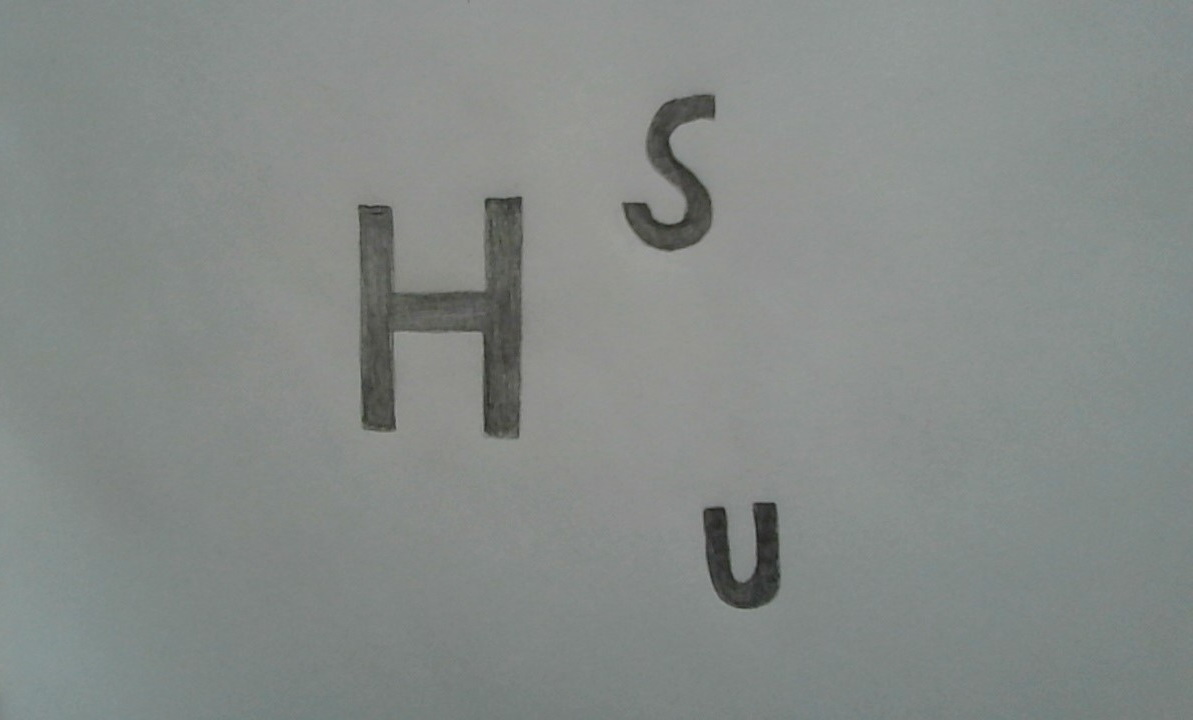
#> input picture assets/media/figures/developmental_phase_images/H_S_U.png, 1193 x 720 px, found by its file name
$ python 2.0_PRO_ANALYSE_preprocess_extract_object.py
#> lines starting #> are read from the running program, lines starting #| are printed output that depends on the picture; after the words box and inside, x2 and y2 are one past the last pixel; in counts of white or black regions, pixels touching at a corner belong together
import cv2
import numpy as np


# The function needed for the Tracking bars which, the function does nothing
def nothing(x):
    pass


# The function which add text and background rectangle on the image
def addTextWithBackgroundRectangleToImage(img, wantedText, startCoordinateX=0, startCoordinateY=0, textThickness=2, textScale=1, text_width_rectangle_offest=1.05, text_height_rectangle_offest=1.9, textStartOffest=5):

    (test_width, text_height), baseline = cv2.getTextSize(wantedText, cv2.FONT_HERSHEY_SIMPLEX, textScale, textThickness)  # Getting the text size in pixels because we want draw the background rectangle around the text, OUTPUT SHAPE: cv.getTextSize(text, fontFace, fontScale, textThickness) -> output=((189, 22), 10)
    # print('BB text size: ', test_width, text_height)
    cv2.rectangle(img, (startCoordinateX, startCoordinateY), (startCoordinateX + int(text_width_rectangle_offest * test_width),startCoordinateY + int(text_height_rectangle_offest * text_height)), (255, 255, 255), cv2.FILLED)  # Draw the filled color rectangle, NOTE: the drawing starts from the upper left corner and ends in the lower right corner
    cv2.putText(img, wantedText, (startCoordinateX + textStartOffest, startCoordinateY + text_height + textStartOffest),cv2.FONT_HERSHEY_SIMPLEX, textScale, (0, 0, 0), textThickness)                                            # Add the text to the OpenCV window

# The function which add images one next or bellow another on the same OpenCV window
def stackImages(scale, imgArray):
    rows = len(imgArray)
    cols = len(imgArray[0])
    rowsAvailable = isinstance(imgArray[0], list)
    width = imgArray[0][0].shape[1]
    height = imgArray[0][0].shape[0]
    if rowsAvailable:
        for x in range(0, rows):
            for y in range(0, cols):
                if imgArray[x][y].shape[:2] == imgArray[0][0].shape[:2]:
                    imgArray[x][y] = cv2.resize(imgArray[x][y], (0, 0), None, scale, scale)
                else:
                    imgArray[x][y] = cv2.resize(imgArray[x][y], (imgArray[0][0].shape[1], imgArray[0][0].shape[0]),
                                                None, scale, scale)
                if len(imgArray[x][y].shape) == 2: imgArray[x][y] = cv2.cvtColor(imgArray[x][y], cv2.COLOR_GRAY2BGR)
        imageBlank = np.zeros((height, width, 3), np.uint8)
        hor = [imageBlank] * rows
        hor_con = [imageBlank] * rows
        for x in range(0, rows):
            hor[x] = np.hstack(imgArray[x])
        ver = np.vstack(hor)
    else:
        for x in range(0, rows):
            if imgArray[x].shape[:2] == imgArray[0].shape[:2]:
                imgArray[x] = cv2.resize(imgArray[x], (0, 0), None, scale, scale)
            else:
                imgArray[x] = cv2.resize(imgArray[x], (imgArray[0].shape[1], imgArray[0].shape[0]), None, scale, scale)
            if len(imgArray[x].shape) == 2: imgArray[x] = cv2.cvtColor(imgArray[x], cv2.COLOR_GRAY2BGR)
        hor = np.hstack(imgArray)
        ver = hor
    return ver


def getContours(img, onImgDrawContours, fromImgExtractObject, iterationCounter):

    contours, hierarchy = cv2.findContours(img, cv2.RETR_EXTERNAL,cv2.CHAIN_APPROX_NONE)         # Finding all contours on the image
    for cnt in contours:                                                                         # Individually access to every contour
        area = cv2.contourArea(cnt)                                                              # Calculate area of every image
        print("Contours area: ", area)                                                           # Print the size in pixels of contour

        if area > 17:
            cv2.drawContours(onImgDrawContours, cnt, -1, (255, 0, 0),3)                          # Draw contours "cnt" on the image "onImgDrawContours"
            arcLengthValue = cv2.arcLength(cnt, True)                                            # Calculate the acr length of the contour
            # print("arcLengthValue: ",arcLengthValue)                                           # Print the acr length of the contours
            detectedNumberOfEdgesOnContur = cv2.approxPolyDP(cnt, 0.02 * arcLengthValue, True)   # Looking for number of edges on the contour
            print("Number of edges for selected contour: ", len(detectedNumberOfEdgesOnContur))  # Print the number of edges on the contour
            objCor = len(detectedNumberOfEdgesOnContur)                                          # Store the number of edges on the contour in a variable
            x, y, w, h = cv2.boundingRect(detectedNumberOfEdgesOnContur)                         # Returns coordinates, width and height for drawing bounding box around contour, NOTE: the drawing starts from the upper left corner and ends in the lower right corner☺☺

            if objCor == 3:
                objectType = "Tri"  # Classificator related with the number od contour's edges
            elif objCor == 4:  # Classificator related with the number od contour's edges
                aspRatio = w / float(h)  # Square and rectangle classificator
                if aspRatio > 0.98 and aspRatio < 1.03:
                    objectType = "Square"
                else:
                    objectType = "Rectangle"
            elif objCor > 4:
                objectType = "Circles"
            else:
                objectType = "None"

            text_width_rectangle_offest = 1.1
            text_height_rectangle_offest = 1.7
            textScale = 0.5
            textThickness = 1
            putTextOffest = textThickness + 3
            boundingBoxRectangleThickness = 2

            wantedText = "Selection"
            startCoordinateX = x
            startCoordinateY = y

            cv2.rectangle(onImgDrawContours, (startCoordinateX, startCoordinateY),
                          (startCoordinateX + w, startCoordinateY + h), (0, 255, 0),
                          boundingBoxRectangleThickness)  # Draw the rectangle around the contour
            (test_width, text_height), baseline = cv2.getTextSize(wantedText, cv2.FONT_HERSHEY_SIMPLEX, textScale,
                                                                  textThickness)  # cv.getTextSize(	text, fontFace, fontScale, textThickness) -> output=((189, 22), 10)
            # print('BB text size: ', test_width, text_height)
            cv2.rectangle(onImgDrawContours, (startCoordinateX - boundingBoxRectangleThickness, startCoordinateY), (
            startCoordinateX + int(text_width_rectangle_offest * test_width),
            startCoordinateY + int(text_height_rectangle_offest * text_height)), (0, 255,), cv2.FILLED)
            cv2.putText(onImgDrawContours, wantedText,
                        (startCoordinateX + putTextOffest, startCoordinateY + text_height + putTextOffest),
                        cv2.FONT_HERSHEY_SIMPLEX, textScale, (0, 0, 0), textThickness)

            if w > h:
                extend_inital_object_selection_percent = int(0.1 * w)
            else:
                extend_inital_object_selection_percent = int(0.1 * h)

            text_width_rectangle_offest = 1.1
            text_height_rectangle_offest = 1.7
            textScale = 0.5
            textThickness = 1
            putTextOffest = textThickness + 3
            boundingBoxRectangleThickness = 2

            wantedText = "Extended selection"
            startCoordinateX = x - int(extend_inital_object_selection_percent / 2)
            startCoordinateY = y + h + int(extend_inital_object_selection_percent / 2)

            cv2.rectangle(onImgDrawContours, (
            x - int(extend_inital_object_selection_percent / 2), y - int(extend_inital_object_selection_percent / 2)), (
                          x + w + int(extend_inital_object_selection_percent / 2),
                          y + h + int(extend_inital_object_selection_percent / 2)), (0, 255, 0),
                          boundingBoxRectangleThickness)  # Draw the rectangle around the contour
            (test_width, text_height), baseline = cv2.getTextSize(wantedText, cv2.FONT_HERSHEY_SIMPLEX, textScale,
                                                                  textThickness)  # cv.getTextSize(	text, fontFace, fontScale, textThickness) -> output=((189, 22), 10)
            # print('BB text size: ', test_width, text_height)
            cv2.rectangle(onImgDrawContours, (startCoordinateX - boundingBoxRectangleThickness, startCoordinateY), (
            startCoordinateX + int(text_width_rectangle_offest * test_width),
            startCoordinateY + int(text_height_rectangle_offest * text_height)), (0, 255,), cv2.FILLED)
            cv2.putText(onImgDrawContours, wantedText,
                        (startCoordinateX + putTextOffest, startCoordinateY + text_height + putTextOffest),
                        cv2.FONT_HERSHEY_SIMPLEX, textScale, (0, 0, 0), textThickness)

            boundingBoxStart_EndCoordinates = [x - int(extend_inital_object_selection_percent / 2),
                                               y - int(extend_inital_object_selection_percent / 2),
                                               x + w + int(extend_inital_object_selection_percent / 2),
                                               y + h + int(extend_inital_object_selection_percent / 2)]

            imgObjectSelected = fromImgExtractObject[
                                boundingBoxStart_EndCoordinates[1]:boundingBoxStart_EndCoordinates[3],
                                boundingBoxStart_EndCoordinates[0]:boundingBoxStart_EndCoordinates[
                                    2]]  # First height range, then width range
            print("imgObjectSelected:", imgObjectSelected)
            print("Number of iteration:", iterationCounter)

            cv2.imshow("Image of object", imgObjectSelected)


        else:
            print("Contour is smaller then defined area")


cv2.namedWindow('Ultimate Computer Vision Script')  # Create OpenCV window
cv2.createTrackbar('LCanny', 'Ultimate Computer Vision Script', 0, 255, nothing)  # Create trackbar
cv2.createTrackbar('HCanny', 'Ultimate Computer Vision Script', 0, 255, nothing)  # Create trackbar
cv2.setTrackbarPos('LCanny', 'Ultimate Computer Vision Script', 30)  # Set default trackbars values
cv2.setTrackbarPos('HCanny', 'Ultimate Computer Vision Script', 90)  # Set default trackbars values
iterationCounter = 0  # Count the number of calling getContours() function

while True:  # Loop our program

    # NOTE: ".." in the path means go to the parent's directory
    path = '../../developmental_phase_images/H_S_U.png'  # Wanted image
    img = cv2.imread(path)  # Read the wanted image
#> img is the input picture: shape (720, 1193, 3); mean B, G, R 135.9, 138.3, 133.2
    # print("Input image shape:", img.shape)
    imgContour = img.copy()  # Copy the wanted image, on this one we will draw the bounding-boxes

    LCanny = cv2.getTrackbarPos('LCanny', 'Ultimate Computer Vision Script')  # Read value from trackbar
    HCanny = cv2.getTrackbarPos('HCanny', 'Ultimate Computer Vision Script')  # Read value from trackbar

    imgGray = cv2.cvtColor(img,cv2.COLOR_BGR2GRAY)  # Convert input image in to Grayscale = 3 image channels is replaced with 1 chanel
    # NOTE: Contrast layer is not needed because we have amazing Threshold layer
    imgBlur = cv2.GaussianBlur(imgGray, (7, 7), 1)  # Remove noise from Grayscale image
    imgThreshold = cv2.threshold(imgBlur, 0, 255, cv2.THRESH_BINARY + cv2.THRESH_OTSU)[1]  # Count and return optimal Threshold value for the input image
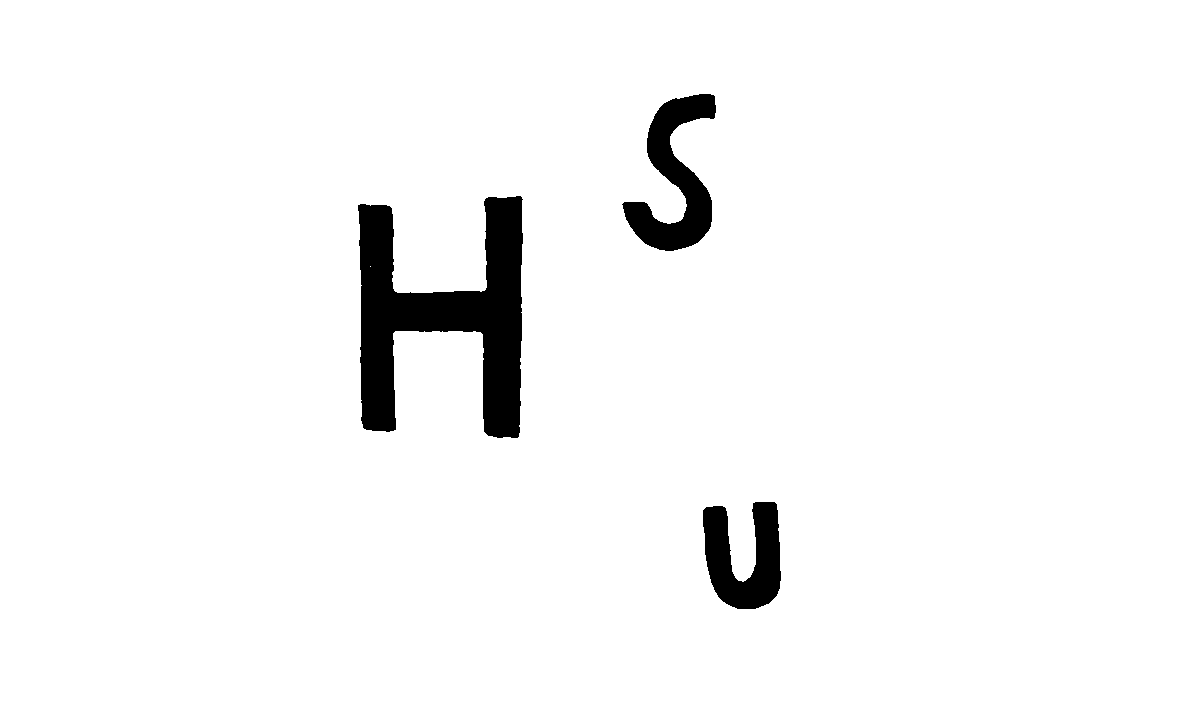
#> imgThreshold: shape (720, 1193); 96.3% white; 3 black regions, box (x1, y1, x2, y2) and area: (358, 196, 523, 438) 19852, (622, 94, 716, 251) 6389, (703, 502, 781, 609) 5307
    imgCanny = cv2.Canny(imgThreshold, LCanny, HCanny)  # Extract edges from image
#> imgCanny: shape (720, 1193); 0.26% white in thin lines or dots, all inside (x1, y1, x2, y2) = (357, 93, 781, 609)
    getContours(imgCanny, imgContour, imgThreshold, iterationCounter)  # Call the function for the contours processing
#> in getContours, `contours, hierarchy = cv2.findContours(img, cv2.RETR_EXTERNAL,cv2.CHAI..`: contours = 3 contours; box (x1, y1, x2, y2) and area: (357, 195, 523, 438) 19864, (622, 93, 716, 251) 6428, (702, 501, 781, 609) 5317
#> the loop in getContours, `for cnt in contours:` made 3 passes
#> (area, arcLengthValue, objCor, x, y, w, h) on passes 1 to 3: (5317, 480.1, 9, 702, 501, 78, 108), (19863.5, 1194.6, 12, 357, 196, 165, 242), (6428, 592.8, 11, 622, 94, 93, 153)
#> (printed output is left out)
#> pass 1, in getContours, `imgObjectSelected = fromImgExtractObject[ boundingBoxStart_EndCoordina..`:
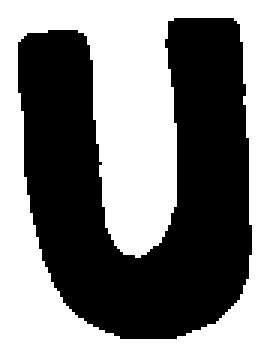
#> imgObjectSelected: shape (118, 88) (shown 3 times larger); 48.9% white; 1 white region, box (x1, y1, x2, y2) and area: (0, 0, 88, 118) 5077
#> pass 2, in getContours, `imgObjectSelected = fromImgExtractObject[ boundingBoxStart_EndCoordina..`:
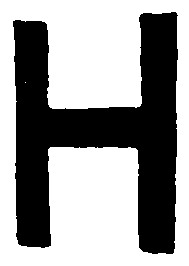
#> imgObjectSelected: shape (266, 189); 60.5% white; 1 black region, box (x1, y1, x2, y2) and area: (13, 12, 178, 254) 19852
    iterationCounter = iterationCounter + 1  # Increase the number of calling getContours() function
    kernel = np.ones((5, 5))  # Define matrix size of Kernel
    imgDila = cv2.dilate(imgCanny, kernel, iterations=2)  # Expand size of found contours from the Canny image
#> imgDila: shape (720, 1193); 2.6% white; 3 white regions, box (x1, y1, x2, y2) and area: (353, 191, 527, 442) 11238, (618, 89, 720, 255) 6260, (698, 497, 785, 613) 4705
    imgErode = cv2.erode(imgDila, kernel, iterations=1)  # Reduce size of found contours from the Dilated image
#> imgErode: shape (720, 1193); 1.4% white; 3 white regions, box (x1, y1, x2, y2) and area: (355, 193, 525, 440) 6274, (620, 91, 718, 253) 3444, (700, 499, 783, 611) 2601
    imgBlank = np.zeros_like(img)  # Create black image, USAGE-> fill the stack image free place

    addTextWithBackgroundRectangleToImage(img, "Input image")  # Add text and background rectangle on the image
#> in addTextWithBackgroundRectangleToImage, `(test_width, text_height), baseline = cv2.getTextSize(wantedText, cv2...`: test_width = 189; text_height = 22; baseline = 10
    addTextWithBackgroundRectangleToImage(imgGray, "Grayscale image")
    addTextWithBackgroundRectangleToImage(imgBlur, "Blur image")
    addTextWithBackgroundRectangleToImage(imgThreshold, "Treshold image")
    addTextWithBackgroundRectangleToImage(imgCanny, "Canny image")
    addTextWithBackgroundRectangleToImage(imgDila, "Dilatated image")
#> in addTextWithBackgroundRectangleToImage (call 6), `(test_width, text_height), baseline = cv2.getTextSize(wantedText, cv2...`: test_width = 248
#> in addTextWithBackgroundRectangleToImage (call 6), `cv2.putText(img, wantedText, (startCoordinateX + textStartOffest, star..`:
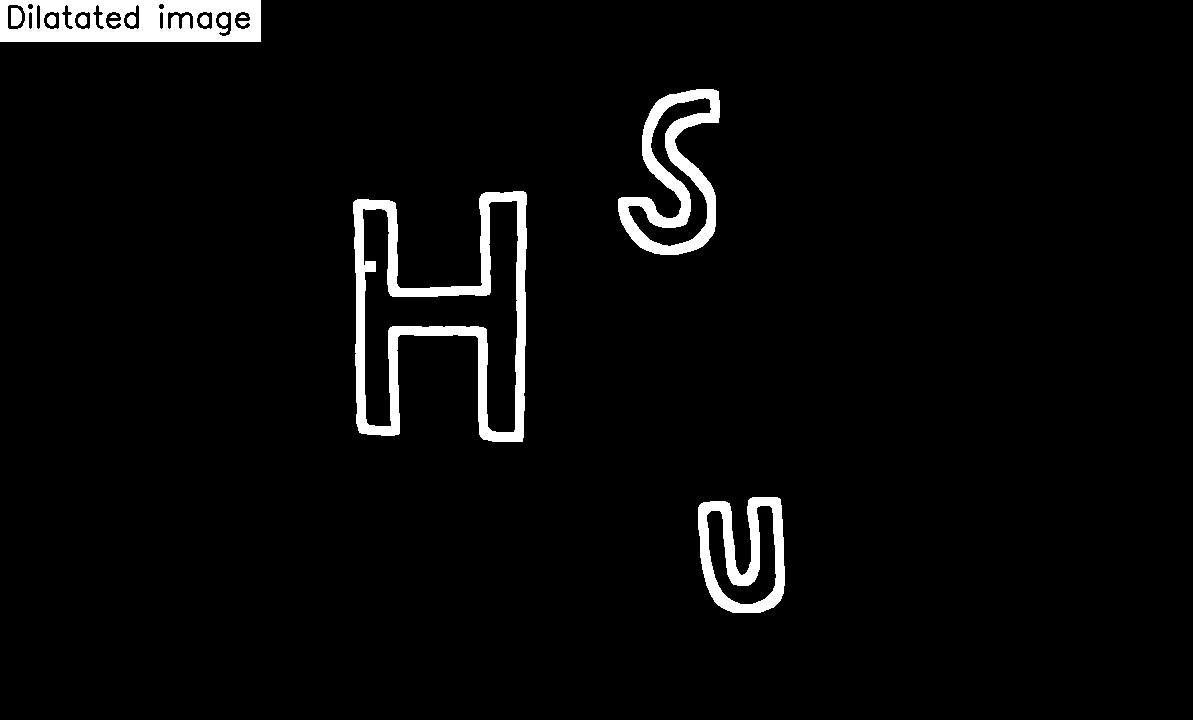
#> img: shape (720, 1193); 3.7% white; 12 white regions (2 under 20 px), largest, box (x1, y1, x2, y2) and area: (353, 191, 527, 442) 11238, (0, 0, 261, 42) 8537, (618, 89, 720, 255) 6260
    addTextWithBackgroundRectangleToImage(imgErode, "Erode image")
    addTextWithBackgroundRectangleToImage(imgContour, "Contours")
    addTextWithBackgroundRectangleToImage(imgBlank, "Noting")
#> in addTextWithBackgroundRectangleToImage (call 9), `(test_width, text_height), baseline = cv2.getTextSize(wantedText, cv2...`: test_width = 101
#> in addTextWithBackgroundRectangleToImage (call 9), `cv2.putText(img, wantedText, (startCoordinateX + textStartOffest, star..`:
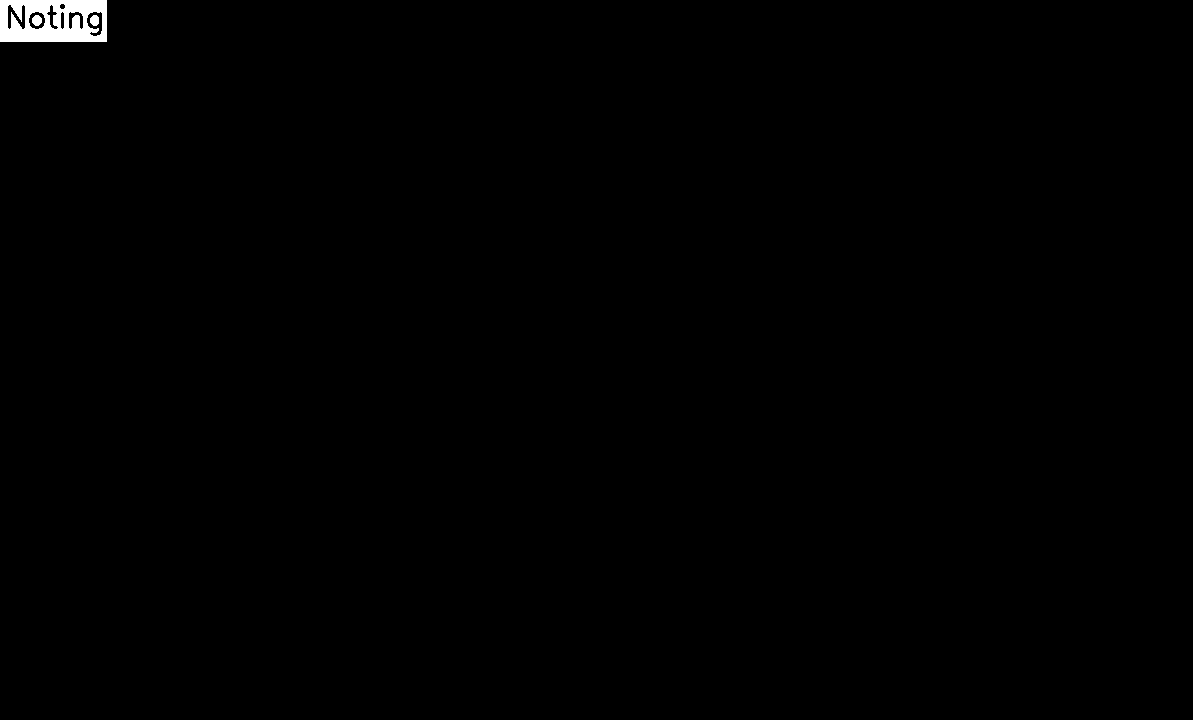
#> img: shape (720, 1193, 3); 0.43% white; 3 white regions, box (x1, y1, x2, y2) and area: (0, 0, 107, 42) 3544, (32, 15, 42, 26) 86, (90, 15, 99, 26) 81
    addTextWithBackgroundRectangleToImage(imgBlank, "Noting")

    imgStack = stackImages(0.4, ([img, imgGray, imgBlur], [imgThreshold, imgCanny, imgDila],
                                 [imgErode, imgContour, imgBlank]))  # Add all the images on the one window
#> after the loop in stackImages, `for x in range(0, rows):`: hor = 3 items
#> in stackImages, `ver = np.vstack(hor)`:
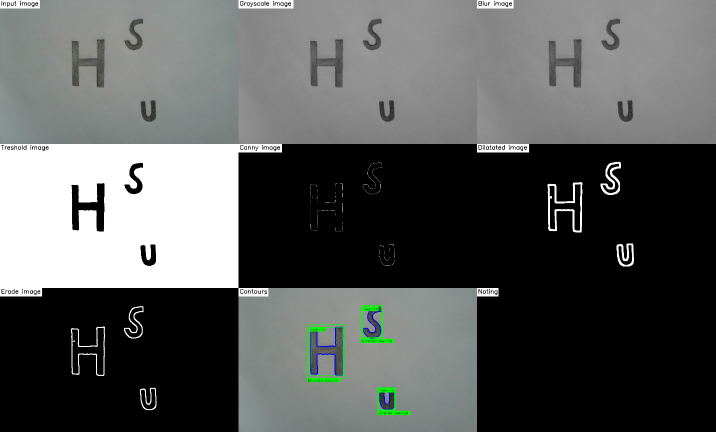
#> ver: shape (864, 1431, 3) (shown at 1/2 size); mean of channels 0, 1, 2 90, 91, 89.1; drawn as B, G, R
    cv2.imshow("window", imgStack)  # Show created OpenCV window

    if cv2.waitKey(1) == 27:  # Listen if the "ESC" key is pressed
#> (key Esc is pressed here)
        cv2.destroyAllWindows()  # Close all OpenCV windows
        break  # Beak the while loop = the program is finished
